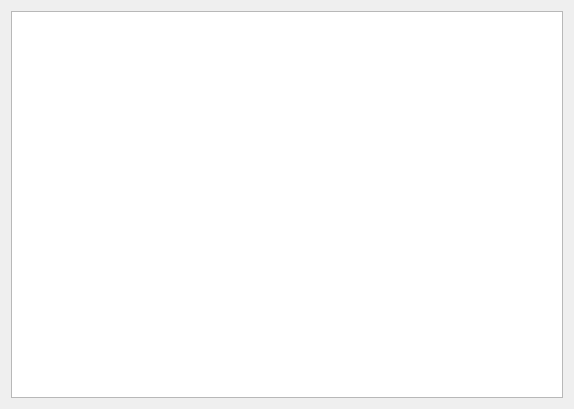
<?xml version="1.0" encoding="UTF-8"?>
<ui version="4.0">
 <class>MainWindow</class>
 <widget class="QMainWindow" name="MainWindow">
  <property name="geometry">
   <rect>
    <x>0</x>
    <y>0</y>
    <width>574</width>
    <height>409</height>
   </rect>
  </property>
  <property name="windowTitle">
   <string>MainWindow</string>
  </property>
  <widget class="QWidget" name="centralWidget">
   <layout class="QGridLayout" name="gridLayout">
    <item row="0" column="0">
     <widget class="QGraphicsView" name="gv_Main">
      <property name="renderHints">
       <set>QPainter::Antialiasing|QPainter::HighQualityAntialiasing|QPainter::SmoothPixmapTransform|QPainter::TextAntialiasing</set>
      </property>
     </widget>
    </item>
   </layout>
  </widget>
 </widget>
 <layoutdefault spacing="6" margin="11"/>
 <resources/>
 <connections/>
</ui>
